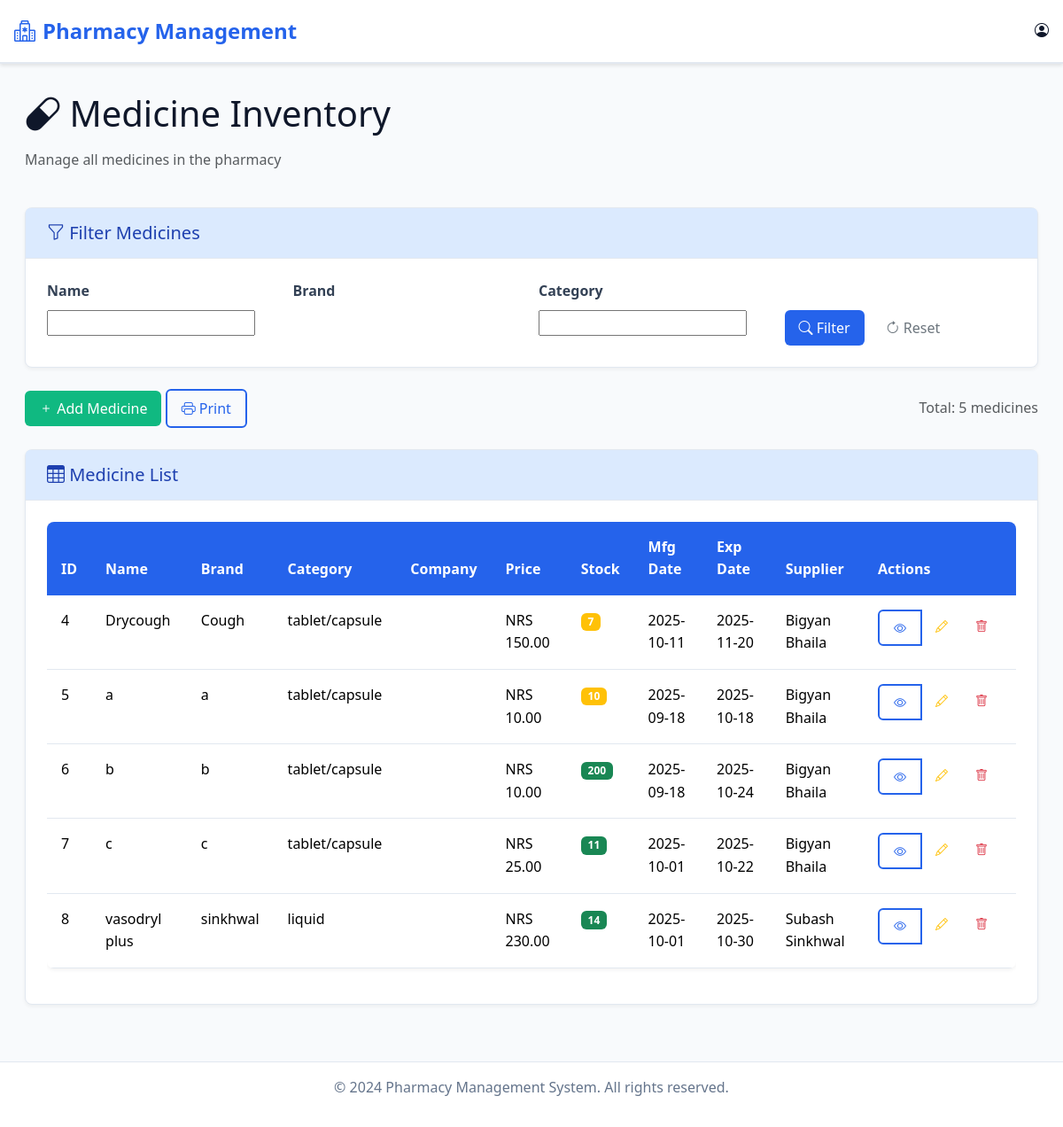
Page /medicine/list_medicine/ on the committed database.
### medicine/models.py (models this page shows, shortened)
class Medicine(models.Model):
    medicine_id = models.AutoField(primary_key=True)   # custom PK
    name = models.CharField(max_length=100)
    brand_name = models.CharField(max_length=100)
    CATEGORY_CHOICES = [
        ("tablet/capsule", "Tablet/Capsule"),
        ("liquid", "Liquid"),
        ("patch", "Patch"),
        ("cream", "Topical Cream"),
    ]
    category = models.CharField(max_length=20, choices=CATEGORY_CHOICES, default="tablet/capsule")
    mfg_date = models.DateField()
    exp_date = models.DateField()
    price = models.DecimalField(max_digits=10, decimal_places=2)
    stock_qty = models.PositiveIntegerField(default=0)
    supplier = models.ForeignKey(Supplier, on_delete=models.CASCADE, related_name="medicines")

### supplier/models.py (models this page shows, shortened)
class Supplier(models.Model):
    id = models.AutoField(primary_key=True)   # auto increment id
    name = models.CharField(max_length=100)
    contact = models.CharField(max_length=20)
    address = models.TextField()

### medicine/views.py (the view)
# urls.py: path('list_medicine/', views.list_medicine, name='list_medicine'),
def list_medicine(request):
    medicines = Medicine.objects.all()
    medicine_filter = MedicineFilter(request.GET, queryset=medicines)
    return render(request, 'admin/medicine/list_medicine.html', {
        "filter": medicine_filter,
        "today": date.today(),
    })

### templates/admin/medicine/list_medicine.html (shortened to what this page needs)
{% extends "admin/base.html" %}
{% block content %}
<div class="container-fluid">
    <div class="row mb-4">
        <div class="col-12">
            <h1 class="mb-3">
                <i class="bi bi-capsule"></i> Medicine Inventory
            </h1>
            <p class="text-muted">Manage all medicines in the pharmacy</p>
        </div>
    </div>
    <div class="row mb-4">
        <div class="col-12">
            <div class="card">
                <div class="card-header">
                    <h5 class="mb-0">
                        <i class="bi bi-funnel"></i> Filter Medicines
                    </h5>
                </div>
                <div class="card-body">
                    <form method="get" class="row g-3">
                        <div class="col-md-3">
                            <label for="id_name" class="form-label">Name</label>
                            {{ filter.form.name }}
                        </div>
                        <div class="col-md-3">
                            <label for="id_brand_name" class="form-label">Brand</label>
                        </div>
                        <div class="col-md-3">
                            <label for="id_category" class="form-label">Category</label>
                            {{ filter.form.category }}
                        </div>
                        <div class="col-md-3">
                            <label class="form-label">&nbsp;</label>
                            <div class="d-grid gap-2 d-md-flex">
                                <button type="submit" class="btn btn-primary">
                                    <i class="bi bi-search"></i> Filter
                                </button>
                                <a href="{% url 'list_medicine' %}" class="btn btn-outline-secondary">
                                    <i class="bi bi-arrow-clockwise"></i> Reset
                                </a>
                            </div>
                        </div>
                    </form>
                </div>
            </div>
        </div>
    </div>
    <div class="row mb-4">
        <div class="col-12">
            <div class="d-flex justify-content-between align-items-center">
                <div>
                    <a href="{% url 'add_medicine' %}" class="btn btn-success">
                        <i class="bi bi-plus"></i> Add Medicine
                    </a>
                    <button onclick="printTable()" class="btn btn-outline-primary">
                        <i class="bi bi-printer"></i> Print
                    </button>
                </div>
                <div>
                    <span class="text-muted">Total: {{ filter.qs.count }} medicines</span>
                </div>
            </div>
        </div>
    </div>
    <div class="row">
        <div class="col-12">
            <div class="card">
                <div class="card-header">
                    <h5 class="mb-0">
                        <i class="bi bi-table"></i> Medicine List
                    </h5>
                </div>
                <div class="card-body">
                    <div class="table-responsive">
                        <table class="table" id="medicineTable">
                            <thead>
                                <tr>
                                    <th>ID</th>
                                    <th>Name</th>
                                    <th>Brand</th>
                                    <th>Category</th>
                                    <th>Company</th>
                                    <th>Price</th>
                                    <th>Stock</th>
                                    <th>Mfg Date</th>
                                    <th>Exp Date</th>
                                    <th>Supplier</th>
                                    <th>Actions</th>
                                </tr>
                            </thead>
                            <tbody>
                                {% for medicine in filter.qs %}
                                <tr>
                                    <td>{{ medicine.medicine_id }}</td>
                                    <td>{{ medicine.name }}</td>
                                    <td>{{ medicine.brand_name }}</td>
                                    <td>{{ medicine.category }}</td>
                                    <td>{{ medicine.company }}</td>
                                    <td>NRS {{ medicine.price|floatformat:2 }}</td>
                                    <td>
                                        <span class="badge {% if medicine.stock_qty <= 0 %}bg-danger{% elif medicine.stock_qty <= 10 %}bg-warning{% else %}bg-success{% endif %}">
                                            {{ medicine.stock_qty }}
                                        </span>
                                    </td>
                                    <td>{{ medicine.mfg_date|date:"Y-m-d" }}</td>
                                    <td>
                                        <span class="{% if medicine.exp_date < today %}text-danger{% endif %}">
                                            {{ medicine.exp_date|date:"Y-m-d" }}
                                        </span>
                                    </td>
                                    <td>{{ medicine.supplier.name|default:"N/A" }}</td>
                                    <td>
                                        <div class="btn-group" role="group">
                                            <a href="{% url 'medicine_detail' medicine.medicine_id %}" class="btn btn-sm btn-outline-primary">
                                                <i class="bi bi-eye"></i>
                                            </a>
                                            <a href="{% url 'edit_page_medicine' medicine.medicine_id %}" class="btn btn-sm btn-outline-warning">
                                                <i class="bi bi-pencil"></i>
                                            </a>
                                            <a href="{% url 'delete_medicine' medicine.medicine_id %}" class="btn btn-sm btn-outline-danger">
                                                <i class="bi bi-trash"></i>
                                            </a>
                                        </div>
                                    </td>
                                </tr>
                                {% empty %}
                                <tr>
                                    <td colspan="11" class="text-center text-muted">No medicines found</td>
                                </tr>
                                {% endfor %}
                            </tbody>
                        </table>
                    </div>
                </div>
            </div>
        </div>
    </div>
</div>
<link rel="stylesheet" href="https://cdn.datatables.net/1.13.7/css/dataTables.bootstrap5.min.css">
<link rel="stylesheet" href="https://cdn.datatables.net/buttons/2.4.2/css/buttons.bootstrap5.min.css">
{% endblock %}

### templates/admin/base.html (style rules this page uses)
:root { --primary-blue: #2563eb; --light-blue: #dbeafe; --dark-blue: #1e40af; --white: #ffffff; --light-gray: #f8fafc; --gray: #64748b; --dark-gray: #334155; --black: #0f172a; --border-color: #e2e8f0; --success: #10b981; --warning: #f59e0b; --danger: #ef4444; }
* { margin: 0; padding: 0; box-sizing: border-box; }
body { font-family: 'Segoe UI', Tahoma, Geneva, Verdana, sans-serif; background-color: var(--light-gray); color: var(--black); line-height: 1.6; }
.card { background-color: var(--white); border: 1px solid var(--border-color); border-radius: 8px; box-shadow: 0 2px 4px rgba(0,0,0,0.05); transition: box-shadow 0.3s ease; }
.card-header { background-color: var(--light-blue); border-bottom: 1px solid var(--border-color); padding: 1rem 1.5rem; font-weight: 600; color: var(--dark-blue); }
.card-body { padding: 1.5rem; }
.btn { border-radius: 6px; font-weight: 500; padding: 0.5rem 1rem; border: none; transition: all 0.3s ease; text-decoration: none; display: inline-block; }
.btn-primary { background-color: var(--primary-blue); color: var(--white); }
.btn-success { background-color: var(--success); color: var(--white); }
.btn-outline-primary { background-color: transparent; color: var(--primary-blue); border: 2px solid var(--primary-blue); }
.table { background-color: var(--white); border-radius: 8px; overflow: hidden; box-shadow: 0 2px 4px rgba(0,0,0,0.05); }
.table thead th { background-color: var(--primary-blue); color: var(--white); border: none; padding: 1rem; font-weight: 600; }
.table tbody td { padding: 1rem; border-bottom: 1px solid var(--border-color); }
.form-label { font-weight: 600; color: var(--dark-gray); margin-bottom: 0.5rem; }

### rows in the picture
Medicine: medicine_id "4", name "Drycough", brand_name "Cough", category "tablet/capsule", price "150.00", stock_qty "7", mfg_date "2025-10-11", exp_date "2025-11-20", supplier.name "Bigyan Bhaila"
Medicine: medicine_id "5", name "a", brand_name "a", category "tablet/capsule", price "10.00", stock_qty "10", mfg_date "2025-09-18", exp_date "2025-10-18", supplier.name "Bigyan Bhaila"
Medicine: medicine_id "6", name "b", brand_name "b", category "tablet/capsule", price "10.00", stock_qty "200", mfg_date "2025-09-18", exp_date "2025-10-24", supplier.name "Bigyan Bhaila"
Medicine: medicine_id "7", name "c", brand_name "c", category "tablet/capsule", price "25.00", stock_qty "11", mfg_date "2025-10-01", exp_date "2025-10-22", supplier.name "Bigyan Bhaila"
Medicine: medicine_id "8", name "vasodryl plus", brand_name "sinkhwal", category "liquid", price "230.00", stock_qty "14", mfg_date "2025-10-01", exp_date "2025-10-30", supplier.name "Subash Sinkhwal"

### other values in the picture
{{ filter.qs.count }} "5"
